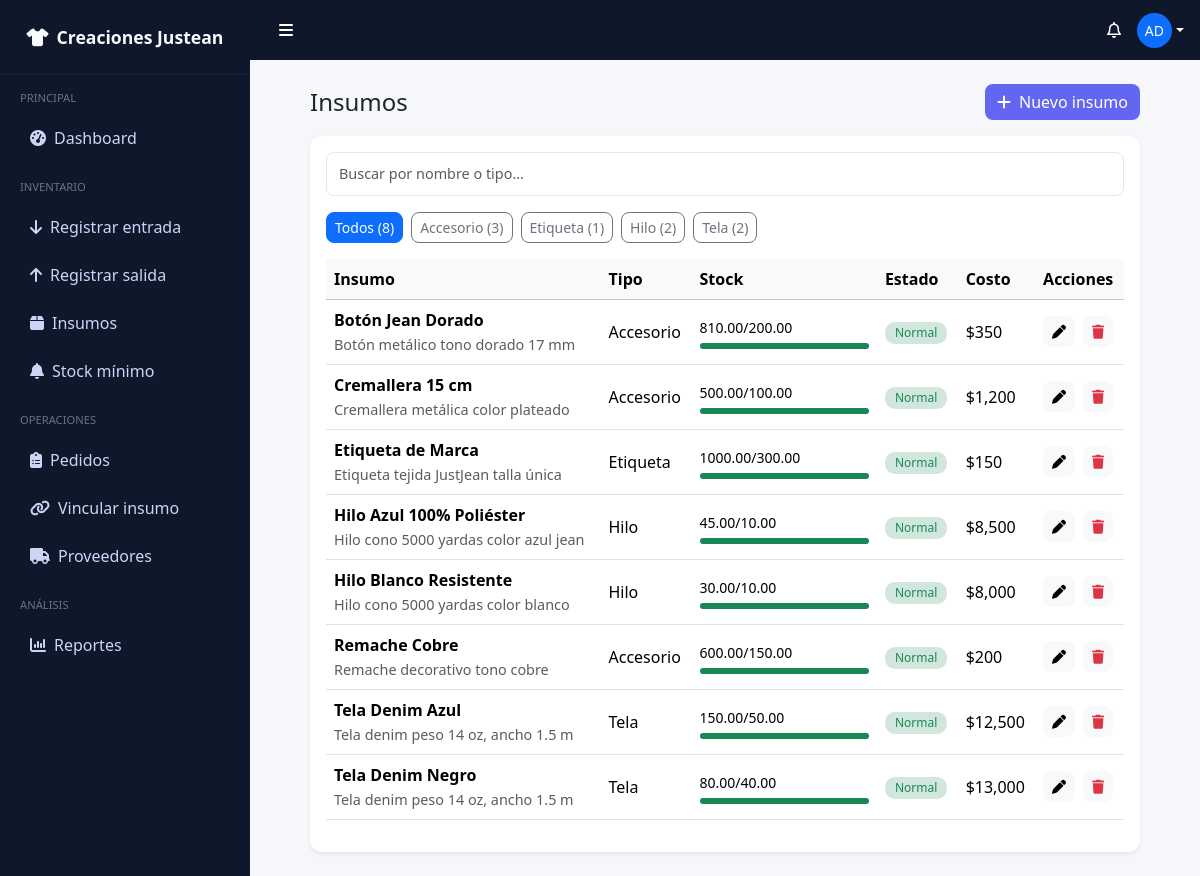
The app's page /administrador/registrarInsumo (signed in) with its own data.
### tables this page shows
CREATE TABLE `insumos` (
  `idInsumo` int(11) NOT NULL,
  `nombre` varchar(100) NOT NULL,
  `descripcion` text DEFAULT NULL,
  `tipo` varchar(50) DEFAULT NULL,
  `unidadMedida` varchar(30) DEFAULT NULL,
  `stockActual` decimal(10,2) NOT NULL DEFAULT 0.00,
  `stockMinimo` decimal(10,2) NOT NULL DEFAULT 0.00,
  `costo` decimal(10,2) NOT NULL DEFAULT 0.00
);

### app/controllers/AdministradorController.php (called while the page is built, shortened)
<?php
class AdministradorController extends Controller {
    private $insumoModel;
    public function __construct() {
        $this->insumoModel = $this->model('Insumo');
    }
    public function registrarInsumo() {
        $insumos = $this->insumoModel->obtenerTodos();
        $data = [
            'title' => 'Gestionar Insumos',
            'insumos' => $insumos
        ];
        $this->view('administrador/registrar_insumo', $data);
    }
}

### app/core/App.php (called while the page is built, shortened)
<?php
class App {
    protected $method = 'index';
    public function __construct() {
        $url = $this->parseUrl();
        if (isset($url[0]) && file_exists('app/controllers/' . ucwords($url[0]) . 'Controller.php')) {
            unset($url[0]);
        }
        $this->controller = new $this->controller;
        if (isset($url[1])) {
            if (method_exists($this->controller, $url[1])) {
                $this->method = $url[1];
                unset($url[1]);
            }
        }
        $this->params = $url ? array_values($url) : [];
        call_user_func_array([$this->controller, $this->method], $this->params);
    }
    public function parseUrl() {
        if (isset($_GET['url'])) {
            return explode('/', filter_var(rtrim($_GET['url'], '/'), FILTER_SANITIZE_URL));
        }
        return [];
    }
}

### index.php (called while the page is built, shortened)
<?php
require_once 'app/core/App.php';
require_once 'app/core/Controller.php';
require_once 'app/patterns/Patterns.php';
require_once 'app/core/Database.php';
$app = new App();
?>

### app/core/Database.php (called while the page is built, shortened)
<?php
class Database {
    private $host = DB_HOST;
    private $user = DB_USER;
    private $pass = DB_PASS;
    private $dbname = DB_NAME;
    private $dbh;
    private $stmt;
    public function __construct() {
        $dsn = 'mysql:host=' . $this->host . ';dbname=' . $this->dbname;
        $options = [
            PDO::ATTR_PERSISTENT => true,
            PDO::ATTR_ERRMODE => PDO::ERRMODE_EXCEPTION,
            PDO::ATTR_DEFAULT_FETCH_MODE => PDO::FETCH_OBJ,
            PDO::ATTR_CASE => PDO::CASE_NATURAL
        ];
        try {
            $this->dbh = new PDO($dsn, $this->user, $this->pass, $options);
        } catch (PDOException $e) {
            $this->error = $e->getMessage();
            echo $this->error;
        }
    }
    public function query($sql) {
        $this->stmt = $this->dbh->prepare($sql);
    }
    public function execute() {
        return $this->stmt->execute();
    }
    public function resultSet() {
        $this->execute();
        return $this->stmt->fetchAll();
    }
}

### app/models/Insumo.php (called while the page is built, shortened)
<?php
class Insumo {
    private $db;
    public function __construct() {
        $this->db = new Database;
    }
    public function obtenerTodos() {
        $this->db->query('SELECT * FROM insumos ORDER BY nombre ASC');
        return $this->db->resultSet();
    }
}

### app/views/administrador/registrar_insumo.php (the view, shortened to what this page needs)
<?php require_once APPROOT . '/app/views/layouts/header.php'; ?>
<div class="container-fluid px-4">
<div class="container-fluid">
    <div class="d-flex justify-content-between align-items-center mb-3">
        <h4 class="mb-0">Insumos</h4>
        <button class="btn btn-primary" data-bs-toggle="modal" data-bs-target="#modalCrear">
            <i class="fa-solid fa-plus me-2"></i>Nuevo insumo
        </button>
    </div>
    <div class="card shadow-sm">
        <div class="card-body">
            <div class="mb-3">
                <input type="text" id="searchInput" class="form-control" placeholder="Buscar por nombre o tipo...">
            </div>
            <div class="mb-3 d-flex gap-2 flex-wrap">
                <button class="btn btn-sm btn-outline-primary filter-btn active" data-filter="todos">
                    Todos (<?php echo count($data['insumos']); ?>)
                </button>
                <?php
                $tipos = [];
                foreach($data['insumos'] as $i){
                    $tipos[$i->tipo] = ($tipos[$i->tipo] ?? 0) + 1;
                }
                foreach($tipos as $tipo => $count): ?>
                    <button class="btn btn-sm btn-outline-secondary filter-btn" data-filter="<?php echo trim(strtolower($tipo)); ?>">
                        <?php echo $tipo; ?> (<?php echo $count; ?>)
                    </button>
                <?php endforeach; ?>
            </div>
            <div class="table-responsive">
                <table class="table align-middle">
                    <thead class="table-light">
                        <tr>
                            <th>Insumo</th>
                            <th>Tipo</th>
                            <th>Stock</th>
                            <th>Estado</th>
                            <th>Costo</th>
                            <th>Acciones</th>
                        </tr>
                    </thead>
                    <tbody id="tablaInsumos">
                        <?php foreach($data['insumos'] as $insumo):
                            $porcentaje = $insumo->stockMinimo > 0
                                ? ($insumo->stockActual / $insumo->stockMinimo) * 100
                                : 100;
                            $estado = "Normal";
                            $color = "success";
                        ?>
                        <tr class="fila-insumo" data-tipo="<?php echo trim(strtolower($insumo->tipo)); ?>">
                            <td>
                                <strong><?php echo $insumo->nombre; ?></strong><br>
                                <small class="text-muted"><?php echo $insumo->descripcion; ?></small>
                            </td>
                            <td><?php echo $insumo->tipo; ?></td>
                            <td style="min-width:180px;">
                                <small><?php echo $insumo->stockActual; ?>/<?php echo $insumo->stockMinimo; ?></small>
                                <div class="progress mt-1" style="height:6px;">
                                    <div class="progress-bar bg-<?php echo $color; ?>"
                                         style="width: <?php echo min($porcentaje,100); ?>%">
                                    </div>
                                </div>
                            </td>
                            <td>
                                <span class="badge bg-<?php echo $color; ?>-subtle text-<?php echo $color; ?>">
                                    <?php echo $estado; ?>
                                </span>
                            </td>
                            <td>$<?php echo number_format($insumo->costo,0); ?></td>
                            <td>
                                <div class="d-flex gap-2">
                                    <button class="btn btn-sm btn-light"
                                        data-bs-toggle="modal"
                                        data-bs-target="#modalEditar"
                                        data-id="<?php echo $insumo->idInsumo; ?>"
                                        data-nombre="<?php echo $insumo->nombre; ?>"
                                        data-descripcion="<?php echo $insumo->descripcion; ?>"
                                        data-tipo="<?php echo $insumo->tipo; ?>"
                                        data-unidad="<?php echo $insumo->unidadMedida; ?>"
                                        data-stockactual="<?php echo $insumo->stockActual; ?>"
                                        data-stockminimo="<?php echo $insumo->stockMinimo; ?>"
                                        data-costo="<?php echo $insumo->costo; ?>"
                                    >
                                        <i class="fa-solid fa-pen"></i>
                                    </button>
                                    <button class="btn btn-sm btn-light text-danger"
                                        data-bs-toggle="modal"
                                        data-bs-target="#modalEliminar"
                                        data-id="<?php echo $insumo->idInsumo; ?>"
                                    >
                                        <i class="fa-solid fa-trash"></i>
                                    </button>
                                </div>
                            </td>
                        </tr>
                        <?php endforeach; ?>
                    </tbody>
                </table>
            </div>
        </div>
    </div>
</div>
</div>

### app/core/Controller.php (shortened to what this page needs)
<?php
class Controller {
    public function model($model) {
        return new $model();
    }
    public function view($view, $data = []) {
        extract($data);
        if (file_exists('app/views/' . $view . '.php')) {
            require_once 'app/views/' . $view . '.php';
        } else {
            die('La vista no existe.');
        }
    }
}

### app/views/layouts/header.php (shortened to what this page needs)
<!DOCTYPE html>
<html lang="es">
<head>
    <link href="https://cdn.jsdelivr.net/npm/bootstrap@5.3.3/dist/css/bootstrap.min.css" rel="stylesheet">
    <link rel="stylesheet" href="https://cdnjs.cloudflare.com/ajax/libs/font-awesome/6.5.2/css/all.min.css">
    <link rel="stylesheet" href="<?php echo URLROOT; ?>/public/css/style.css">
</head>
<body>
<div class="d-flex" id="wrapper">
    <?php require_once 'sidebar.php'; ?>
    <div id="page-content-wrapper" class="w-100">
        <nav class="navbar px-3 d-flex align-items-center justify-content-between"
             style="background: #0f172a; height: 60px;">
            <button class="btn text-white" id="sidebarToggle">
                <i class="fa-solid fa-bars"></i>
            </button>
            <div class="d-flex align-items-center gap-3">
                <i class="fa-regular fa-bell text-white"></i>
                <div class="dropdown">
                    <a class="d-flex align-items-center text-decoration-none dropdown-toggle text-white"
                       href="#" role="button" data-bs-toggle="dropdown" aria-expanded="false">
                        <div class="bg-primary text-white rounded-circle d-flex align-items-center justify-content-center"
                             style="width:35px;height:35px;font-size:14px;">
                            <?php echo strtoupper(substr($_SESSION['nombre'],0,2)); ?>
                        </div>
                    </a>
                </div>
            </div>
        </nav>
        <div class="container-fluid p-4">

### app/views/layouts/sidebar.php (shortened to what this page needs)
<div id="sidebar-wrapper">
    <div class="sidebar-heading text-light text-center py-4">
        <i class="fa-solid fa-shirt me-2"></i>Creaciones Justean
    </div>
    <?php if(isset($_SESSION['rol'])) : ?>
        <?php if($_SESSION['rol'] == 'Administrador') : ?>
            <div class="sidebar-section">Principal</div>
            <a href="<?php echo URLROOT; ?>administrador/dashboard"
               class="sidebar-item <?php echo (strpos($_SERVER['REQUEST_URI'], 'dashboard') !== false) ? 'active' : ''; ?>">
               <i class="fa-solid fa-gauge-high me-2"></i>Dashboard
            </a>
            <div class="sidebar-section">Inventario</div>
            <a href="<?php echo URLROOT; ?>operario/registrarEntrada" class="sidebar-item">
                <i class="fa-solid fa-arrow-down me-2"></i>Registrar entrada
            </a>
            <a href="<?php echo URLROOT; ?>operario/registrarSalida" class="sidebar-item">
                <i class="fa-solid fa-arrow-up me-2"></i>Registrar salida
            </a>
            <a href="<?php echo URLROOT; ?>administrador/registrarInsumo" class="sidebar-item">
                <i class="fa-solid fa-box me-2"></i>Insumos
            </a>
            <a href="<?php echo URLROOT; ?>administrador/definirStockMinimo" class="sidebar-item">
                <i class="fa-solid fa-bell me-2"></i>Stock mínimo
            </a>
            <div class="sidebar-section">Operaciones</div>
            <a href="<?php echo URLROOT; ?>administrador/gestionarPedidos" class="sidebar-item">
                <i class="fa-solid fa-clipboard-list me-2"></i>Pedidos
            </a>
            <a href="<?php echo URLROOT; ?>operario/vincularInsumoPedido" class="sidebar-item">
                <i class="fa-solid fa-link me-2"></i>Vincular insumo
            </a>
            <a href="<?php echo URLROOT; ?>administrador/gestionarProveedores" class="sidebar-item">
                <i class="fa-solid fa-truck me-2"></i>Proveedores
            </a>
            <div class="sidebar-section">Análisis</div>
            <a href="<?php echo URLROOT; ?>administrador/generarReporte" class="sidebar-item">
                <i class="fa-solid fa-chart-column me-2"></i>Reportes
            </a>
        <?php endif; ?>
    <?php endif; ?>
</div>

### public/css/style.css (style rules this page uses)
:root { --main-bg-color: #f8f9fa; --sidebar-bg-color: #212529; --sidebar-width: 250px; }
body { overflow-x: hidden; }
#wrapper { display: flex; transition: all 0.3s ease; }
#sidebar-wrapper { min-height: 100vh; width: var(--sidebar-width); margin-left: -_width; background-color: var(--sidebar-bg-color); transition: margin 0.3s ease; }
#page-content-wrapper { flex: 1; min-width: 0; width: 100%; }
@media (min-width: 768px) { #sidebar-wrapper { margin-left: 0; } }
.card { border-radius: 12px; }
.badge { font-size: 0.75rem; padding: 5px 10px; border-radius: 10px; }
.form-control, .form-select { border-radius: 10px; padding: 10px 12px; border: 1px solid #e5e7eb; transition: all 0.2s ease; }
.btn-primary { background: #6366f1; border: none; border-radius: 10px; font-weight: 500; }
.card { border: none; }
.form-control, .form-select { border-radius: 8px; border: 1px solid #e5e7eb; padding: 10px 12px; font-size: 0.9rem; }
.btn { border-radius: 8px; font-weight: 500; }
.card { border-radius: 12px; border: none; }
.text-muted { font-size: 0.9rem; }

### app/views/layouts/header.php (style rules this page uses)
body { background: #f5f7fb; }
.navbar { border-radius: 0 !important; }
#sidebar-wrapper { background: #0f172a; min-height: 100vh; width: 250px; }
.sidebar-heading { font-weight: bold; font-size: 1.1rem; border-bottom: 1px solid rgba(255,255,255,0.05); }
.sidebar-section { font-size: 0.7rem; color: #64748b; padding: 15px 20px 5px; text-transform: uppercase; }
.sidebar-item { display: block; padding: 10px 20px; color: #cbd5f5; text-decoration: none; border-radius: 8px; margin: 4px 10px; }
.badge { font-weight: 500; }

### records on screen
insumos: nombre "Botón Jean Dorado", descripcion "Botón metálico tono dorado 17 mm", tipo "Accesorio", stockActual "810.00", stockMinimo "200.00", estado "Normal", costo "350"
insumos: nombre "Cremallera 15 cm", descripcion "Cremallera metálica color plateado", tipo "Accesorio", stockActual "500.00", stockMinimo "100.00", estado "Normal", costo "1,200"
insumos: nombre "Etiqueta de Marca", descripcion "Etiqueta tejida JustJean talla única", tipo "Etiqueta", stockActual "1000.00", stockMinimo "300.00", estado "Normal", costo "150"
insumos: nombre "Hilo Azul 100% Poliéster", descripcion "Hilo cono 5000 yardas color azul jean", tipo "Hilo", stockActual "45.00", stockMinimo "10.00", estado "Normal", costo "8,500"
insumos: nombre "Hilo Blanco Resistente", descripcion "Hilo cono 5000 yardas color blanco", tipo "Hilo", stockActual "30.00", stockMinimo "10.00", estado "Normal", costo "8,000"
insumos: nombre "Remache Cobre", descripcion "Remache decorativo tono cobre", tipo "Accesorio", stockActual "600.00", stockMinimo "150.00", estado "Normal", costo "200"
insumos: nombre "Tela Denim Azul", descripcion "Tela denim peso 14 oz, ancho 1.5 m", tipo "Tela", stockActual "150.00", stockMinimo "50.00", estado "Normal", costo "12,500"
insumos: nombre "Tela Denim Negro", descripcion "Tela denim peso 14 oz, ancho 1.5 m", tipo "Tela", stockActual "80.00", stockMinimo "40.00", estado "Normal", costo "13,000"

### other values on screen
substr($_SESSION['nombre'],0,2) "AD"
count($data['insumos']) "8"
$tipo "Accesorio"
$count "3"
$tipo "Etiqueta"
$count "1"
$tipo "Hilo"
$count "2"
$tipo "Tela"
